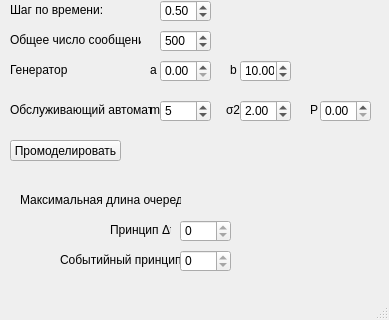
<?xml version="1.0" encoding="UTF-8"?>
<ui version="4.0">
 <class>MainWindow</class>
 <widget class="QMainWindow" name="MainWindow">
  <property name="geometry">
   <rect>
    <x>0</x>
    <y>0</y>
    <width>389</width>
    <height>320</height>
   </rect>
  </property>
  <property name="windowTitle">
   <string>Лабораторная работа #4</string>
  </property>
  <widget class="QWidget" name="centralwidget">
   <widget class="QLabel" name="label_9">
    <property name="geometry">
     <rect>
      <x>10</x>
      <y>30</y>
      <width>131</width>
      <height>20</height>
     </rect>
    </property>
    <property name="text">
     <string>Общее число сообщений:</string>
    </property>
   </widget>
   <widget class="QDoubleSpinBox" name="t">
    <property name="geometry">
     <rect>
      <x>160</x>
      <y>0</y>
      <width>51</width>
      <height>22</height>
     </rect>
    </property>
    <property name="minimum">
     <double>0.100000000000000</double>
    </property>
    <property name="maximum">
     <double>10.000000000000000</double>
    </property>
    <property name="singleStep">
     <double>0.100000000000000</double>
    </property>
    <property name="value">
     <double>0.500000000000000</double>
    </property>
   </widget>
   <widget class="QSpinBox" name="N">
    <property name="geometry">
     <rect>
      <x>160</x>
      <y>30</y>
      <width>51</width>
      <height>22</height>
     </rect>
    </property>
    <property name="maximum">
     <number>100000</number>
    </property>
    <property name="value">
     <number>500</number>
    </property>
   </widget>
   <widget class="QLabel" name="label_10">
    <property name="geometry">
     <rect>
      <x>10</x>
      <y>0</y>
      <width>101</width>
      <height>20</height>
     </rect>
    </property>
    <property name="text">
     <string>Шаг по времени:</string>
    </property>
   </widget>
   <widget class="QLabel" name="label_11">
    <property name="geometry">
     <rect>
      <x>10</x>
      <y>60</y>
      <width>61</width>
      <height>20</height>
     </rect>
    </property>
    <property name="text">
     <string>Генератор</string>
    </property>
   </widget>
   <widget class="QLabel" name="label_12">
    <property name="geometry">
     <rect>
      <x>150</x>
      <y>60</y>
      <width>16</width>
      <height>20</height>
     </rect>
    </property>
    <property name="text">
     <string>a</string>
    </property>
   </widget>
   <widget class="QLabel" name="label_13">
    <property name="geometry">
     <rect>
      <x>230</x>
      <y>60</y>
      <width>16</width>
      <height>20</height>
     </rect>
    </property>
    <property name="text">
     <string>b</string>
    </property>
   </widget>
   <widget class="QLabel" name="label_14">
    <property name="geometry">
     <rect>
      <x>10</x>
      <y>100</y>
      <width>141</width>
      <height>20</height>
     </rect>
    </property>
    <property name="text">
     <string>Обслуживающий автомат</string>
    </property>
   </widget>
   <widget class="QSpinBox" name="m">
    <property name="geometry">
     <rect>
      <x>160</x>
      <y>100</y>
      <width>51</width>
      <height>22</height>
     </rect>
    </property>
    <property name="maximum">
     <number>100</number>
    </property>
    <property name="value">
     <number>5</number>
    </property>
   </widget>
   <widget class="QLabel" name="label_15">
    <property name="geometry">
     <rect>
      <x>226</x>
      <y>100</y>
      <width>20</width>
      <height>20</height>
     </rect>
    </property>
    <property name="text">
     <string>σ2</string>
    </property>
   </widget>
   <widget class="QLabel" name="label_16">
    <property name="geometry">
     <rect>
      <x>150</x>
      <y>100</y>
      <width>16</width>
      <height>20</height>
     </rect>
    </property>
    <property name="text">
     <string>m</string>
    </property>
   </widget>
   <widget class="QLabel" name="label_17">
    <property name="geometry">
     <rect>
      <x>310</x>
      <y>100</y>
      <width>16</width>
      <height>20</height>
     </rect>
    </property>
    <property name="text">
     <string>P</string>
    </property>
   </widget>
   <widget class="QDoubleSpinBox" name="P">
    <property name="geometry">
     <rect>
      <x>320</x>
      <y>100</y>
      <width>51</width>
      <height>22</height>
     </rect>
    </property>
    <property name="maximum">
     <double>1.000000000000000</double>
    </property>
    <property name="singleStep">
     <double>0.100000000000000</double>
    </property>
   </widget>
   <widget class="QDoubleSpinBox" name="a">
    <property name="geometry">
     <rect>
      <x>160</x>
      <y>60</y>
      <width>51</width>
      <height>22</height>
     </rect>
    </property>
    <property name="maximum">
     <double>10.000000000000000</double>
    </property>
   </widget>
   <widget class="QDoubleSpinBox" name="b">
    <property name="geometry">
     <rect>
      <x>240</x>
      <y>60</y>
      <width>51</width>
      <height>22</height>
     </rect>
    </property>
    <property name="maximum">
     <double>100.000000000000000</double>
    </property>
    <property name="value">
     <double>10.000000000000000</double>
    </property>
   </widget>
   <widget class="QDoubleSpinBox" name="sigma">
    <property name="geometry">
     <rect>
      <x>240</x>
      <y>100</y>
      <width>51</width>
      <height>22</height>
     </rect>
    </property>
    <property name="maximum">
     <double>10.000000000000000</double>
    </property>
    <property name="singleStep">
     <double>0.100000000000000</double>
    </property>
    <property name="value">
     <double>2.000000000000000</double>
    </property>
   </widget>
   <widget class="QPushButton" name="pushButton">
    <property name="geometry">
     <rect>
      <x>10</x>
      <y>140</y>
      <width>111</width>
      <height>21</height>
     </rect>
    </property>
    <property name="text">
     <string>Промоделировать</string>
    </property>
   </widget>
   <widget class="QLabel" name="label_18">
    <property name="geometry">
     <rect>
      <x>20</x>
      <y>190</y>
      <width>161</width>
      <height>20</height>
     </rect>
    </property>
    <property name="text">
     <string>Максимальная длина очереди:</string>
    </property>
   </widget>
   <widget class="QLabel" name="label_19">
    <property name="geometry">
     <rect>
      <x>110</x>
      <y>220</y>
      <width>61</width>
      <height>20</height>
     </rect>
    </property>
    <property name="text">
     <string>Принцип Δt:</string>
    </property>
   </widget>
   <widget class="QLabel" name="label_20">
    <property name="geometry">
     <rect>
      <x>60</x>
      <y>250</y>
      <width>121</width>
      <height>20</height>
     </rect>
    </property>
    <property name="text">
     <string>Событийный принцип:</string>
    </property>
   </widget>
   <widget class="QSpinBox" name="d_t">
    <property name="geometry">
     <rect>
      <x>180</x>
      <y>220</y>
      <width>51</width>
      <height>22</height>
     </rect>
    </property>
    <property name="readOnly">
     <bool>true</bool>
    </property>
    <property name="maximum">
     <number>100000</number>
    </property>
    <property name="value">
     <number>0</number>
    </property>
   </widget>
   <widget class="QSpinBox" name="ev">
    <property name="geometry">
     <rect>
      <x>180</x>
      <y>250</y>
      <width>51</width>
      <height>22</height>
     </rect>
    </property>
    <property name="readOnly">
     <bool>true</bool>
    </property>
    <property name="maximum">
     <number>100000</number>
    </property>
    <property name="value">
     <number>0</number>
    </property>
   </widget>
  </widget>
  <widget class="QMenuBar" name="menubar">
   <property name="geometry">
    <rect>
     <x>0</x>
     <y>0</y>
     <width>389</width>
     <height>20</height>
    </rect>
   </property>
  </widget>
  <widget class="QStatusBar" name="statusbar"/>
 </widget>
 <resources/>
 <connections/>
</ui>
